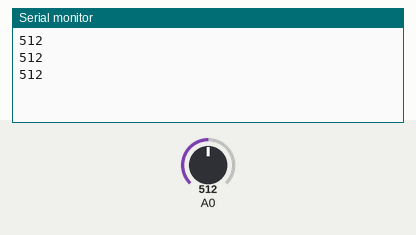
Recording of a sketch running on a simulated Arduino Uno, built with avr-gcc and run on an emulated ATmega328P. Parts: the last lines printed to the serial monitor. The test bench sets the inputs (shaded band); at power-on: A0 = 512.

Above: at 1.3 s.
1.4 s: A0 set to 716
At 1.9 s:
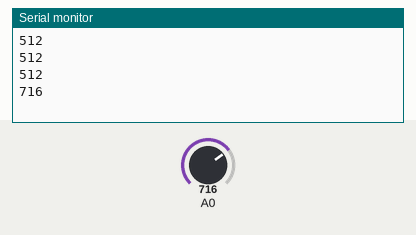
2.9 s: A0 set to 900
At 3.4 s:
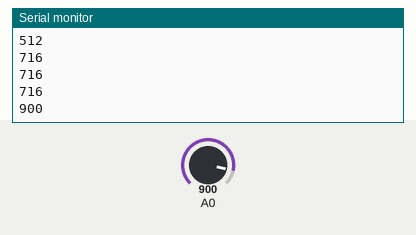
Timing chart, 0 to 5.9 s (numbered marks = the images above; inputs shaded):
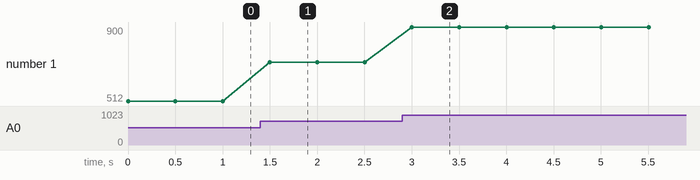

Measured:
- after the input at 1.4 s, the serial monitor: prints a new line after 0.10 s (image 1)
- after the input at 2.9 s, the serial monitor: prints a new line after 0.10 s (image 2)
- plotted number 1: 512 → 716 after the input at 1.4 s, 716 → 900 after the input at 2.9 s

The sketch:

sensor_read.ino
```cpp
void setup()
{ Serial.begin(9600); //Necessary to set up Serial port
}
void loop()
{
  Serial.print(analogRead(0));
Serial.println(' ');
//Serial.print(analogRead(1));
//Serial.print(' ');
//Serial.print(analogRead(2));
//Serial.println(' ');

delay(500); //Set the number to change frequency of readings.
}
```
